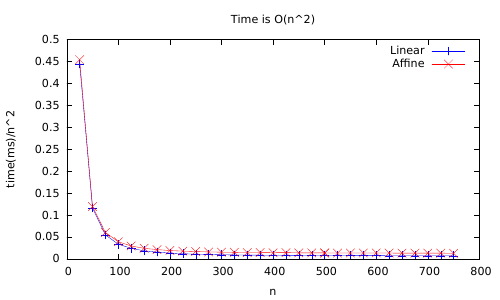

Here is the gnuplot script that generated this plot:
set   autoscale
set term pdf
set output 'plot1.pdf'
unset log                              # remove any log-scaling
unset label                            # remove any previous labels
set xtic auto                          # set xtics automatically
set ytic auto                          # set ytics automatically
set title "Time is O(n^2)"
set xlabel "n"
set ylabel "time(ms)/n^2"

plot  "data.data" using 1:($2/($1*$1)) title 'Linear' with linespoints linecolor rgb "blue", \
		"data.data" using 1:($3/($1*$1)) title 'Affine' with linespoints linecolor rgb "red"